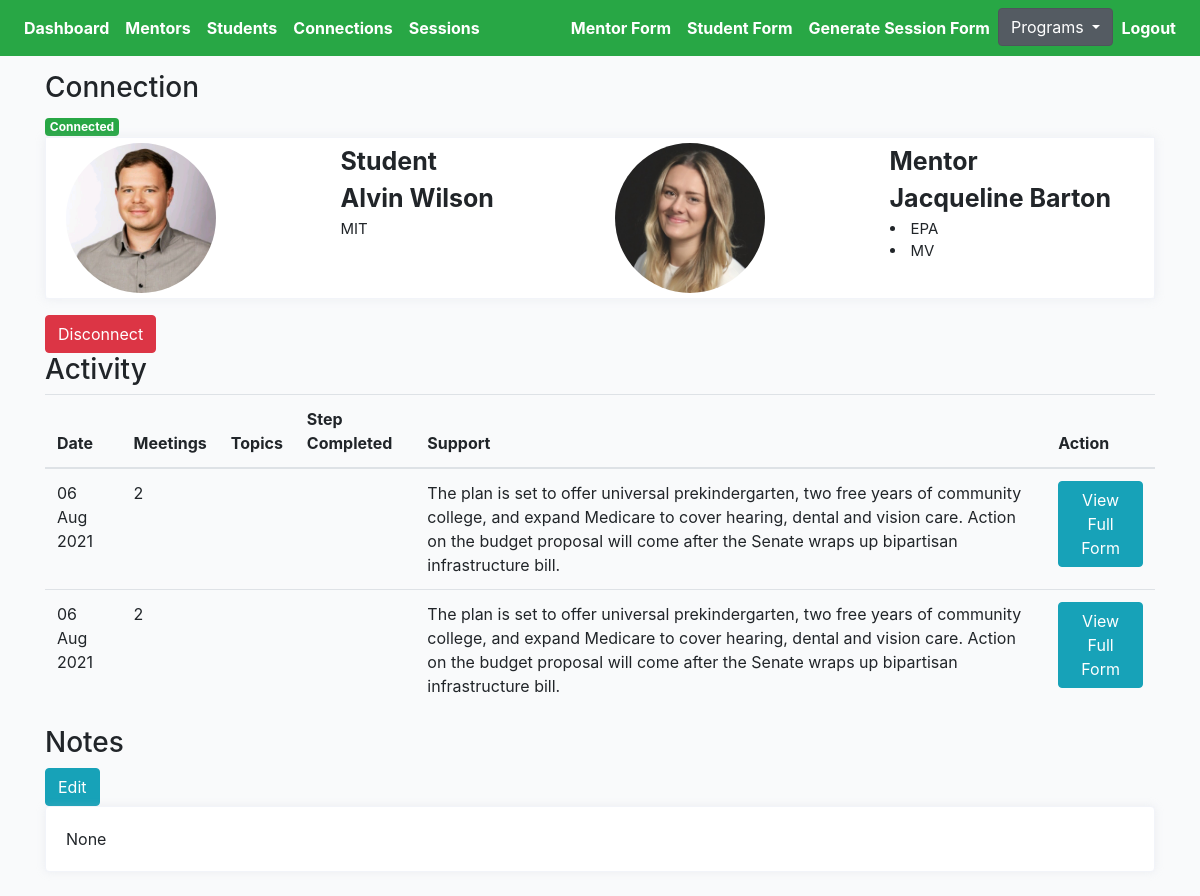
Page /choice/75/connection-detail (signed in) on the earlier database version.
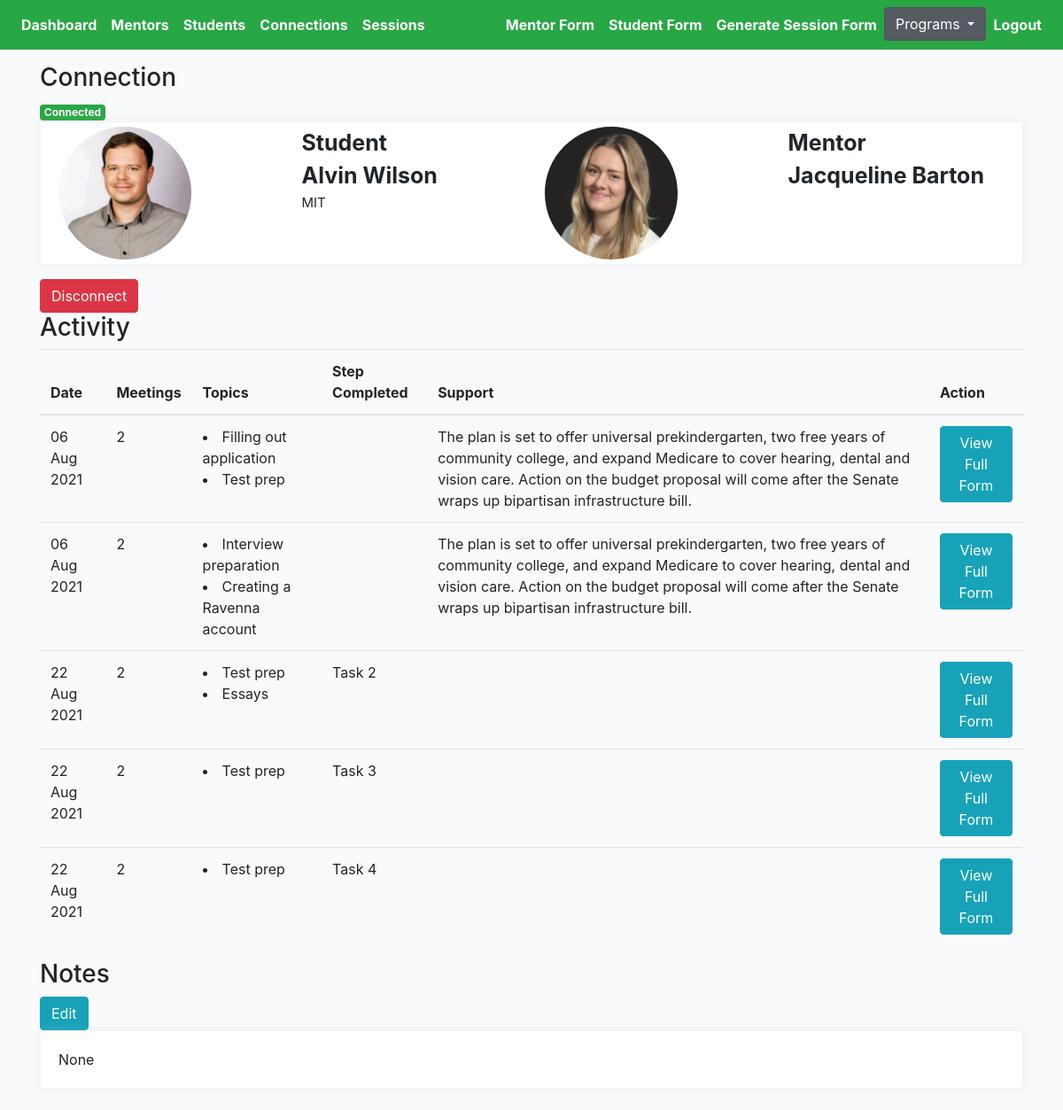
Same page on the later database version.
### cprofiles/models.py (models this page shows, shortened)
class Preferlocation(models.Model):
    name = models.CharField(max_length=200, blank=True)
    def __str__(self):
        return self.name

class Session(models.Model):
    connection = models.ForeignKey(Connection, on_delete=models.CASCADE)
    meet = models.IntegerField(null=True, blank=True)
    length = models.FloatField(null=True, blank=True)
    topic = models.ManyToManyField(Topic, blank=True, related_name='topics')
    updated = models.DateTimeField(auto_now=True)
    created = models.DateTimeField(auto_now_add=True)
    feedback = models.TextField(null=True, blank=True, max_length=1000)
    change = models.TextField(null=True, blank=True, max_length=1000)
    support = models.ManyToManyField(Support, blank=True, related_name='supports')
    elaborate = models.TextField(null=True, blank=True, max_length=1000)
    rate = models.IntegerField(null=True, blank=True)
    productivity = models.IntegerField(null=True, blank=True)
    question = models.TextField(null=True, blank=True, max_length=1000)
    submit_status = models.BooleanField(default=False)
    step = models.CharField(max_length=200, blank=True)
    flag = models.BooleanField(default=False)
    urgent_check = models.BooleanField(default=False)
    def get_topics(self):
        return self.topic.all()
    def get_absolute_url(self):
        return reverse("cprofiles:session-detail", kwargs={"pk": self.pk})

class Topic(models.Model):
    name = models.CharField(max_length=200, blank=True)
    def __str__(self):
        return self.name

### cprofiles/views.py (the view)
# urls.py: path('<pk>/connection-detail', ConnectionDetailView.as_view(), name='connection-profile-detail'),
@method_decorator(login_required, name='dispatch')
@method_decorator(allowed_users(allowed_roles=['choice', 'admin']), name='dispatch')
class ConnectionDetailView(DetailView):
    model = Connection
    template_name = 'choice/choice-connection-detail.html'
    def get_object(self):
        pk = self.kwargs.get('pk')
        connection = Connection.objects.get(pk=pk)
        return connection
    def get_context_data(self, **kwargs):
        context = super().get_context_data(**kwargs)
        pk = self.kwargs.get('pk')
        connection = Connection.objects.get(pk=pk)
        sessions = Session.objects.filter(submit_status=True).filter(connection=connection)
        sessions_ = []
        for item in sessions:
            sessions_.append(item)
        context["sessions"] = sessions_
        return context

### cprofiles/models.py (called while the page is built)
    def get_locations(self):
        return self.prefer_location.all()

### templates/choice/choice-connection-detail.html (shortened to what the changed rows need)
{% extends 'cbase.html' %}
{% load static %}
{% block stylesheet %}{% static '/css/profile.css' %}{% endblock %}
{% block content %}
<div class="profile-page tx-13">
    <div class="row">
        <div class="col-12 grid-margin">
            <div class="profile-header">
                <div class="header-links">
                    <div class="container header">
                        <div class="row">
                            <div class="col">
                                <div class="row">
                                    <div class="col">
                                        <div style="font-size:15px" class="profile-name">
                                            {% for location in connection.mentor.get_locations %}
                                            <li>{{location}}</li>
                                            {% endfor %}
                                        </div>
                                    </div>
                                </div>
                            </div>
                        </div>
                    </div>
                </div>
            </div>
        </div>
    </div>
    <div class="table-responsive-lg">
        <table class="table">
            <thead>
                <tr>
                    <th scope="col">Date</th>
                    <th scope="col">Meetings</th>
                    <th scope="col">Topics</th>
                    <th scope="col">Step Completed</th>
                    <th scope="col">Support</th>
                    <th scope="col">Action</th>
                </tr>
            </thead>
            <tbody>
                {% for obj in sessions %}
                <tr>
                    <td>{{obj.created|date:"d M Y"}}</td>
                    <td>{{obj.meet}}</td>
                    <td>
                        {% for topic in obj.get_topics %}
                        <li>{{topic}}</li>
                        {% endfor %}
                    </td>
                    <td>{{obj.step}}</td>
                    <td>{{obj.elaborate}}</td>
                    <td><a href="{{obj.get_absolute_url}}"><button type="submit" class="btn btn-info">View Full
                                Form</button></a></td>
                </tr>
                {% endfor %}
            </tbody>
        </table>
    </div>
    {% endblock content %}

Differences in the rows shown:
removed Preferlocation: name "EPA"
removed Preferlocation: name "MV"
changed Session (number 1 of 5 on the later page): gains Topic (name "Filling out application")
now on this page (row unchanged): Topic: name "Test prep"
changed Session (number 2 of 5 on the later page): gains Topic (name "Interview preparation"); gains Topic (name "Creating a Ravenna account")
added Session: created "22 Aug 2021", meet "2", step "Task 2"
now on this page (row unchanged): Topic: name "Essays", shown under "22 Aug 2021"
added Session: created "22 Aug 2021", meet "2", step "Task 3"
added Session: created "22 Aug 2021", meet "2", step "Task 4"
